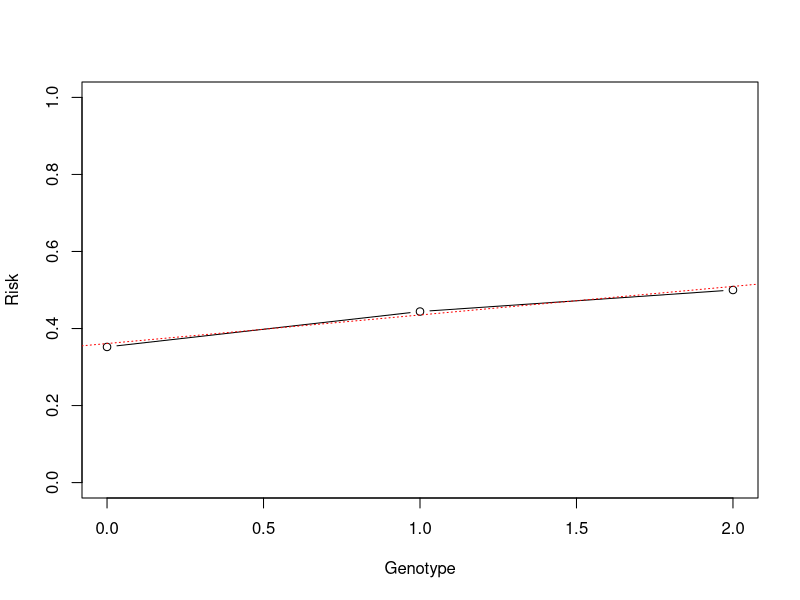

Recreate this plot in R.
#
# Script association analysis
#

Cases    <- c(112,278,150)
Controls <- c(206,348,150)

X <- rbind(Cases,Controls)
rownames(X) <- c("Cases","Controls")
colnames(X) <- c("MM","Mm","mm")

X
rowSums(X)
n <- sum(X)
n

Y <- cbind(2*X[,1]+X[,2],2*X[,3]+X[,2])
colnames(Y) <- c("M","m")
Y

sum(Y)
rowSums(Y)

#
# Alleles test
#

results <- chisq.test(Y,correct=FALSE)
results$expected

fisher.test(Y)

Y

or <- (Y[1,1]*Y[2,2])/(Y[1,2]*Y[2,1])
or

se.lor <- sqrt(sum(1/Y))
se.lor

ll.logodds <- log(or) - qnorm(0.975)*se.lor
ul.logodds <- log(or) + qnorm(0.975)*se.lor

ll.odds <- exp(ll.logodds)
ul.odds <- exp(ul.logodds)

ll.odds
ul.odds

#
# Armitage trend test
#

X

Cases
Controls
cas <- rep(c(0,1,2),Cases)
con <- rep(c(0,1,2),Controls)

x <- c(rep(1,sum(Cases)),
       rep(0,sum(Controls)))

y <- c(cas,con)

length(x)
length(y)

r <- cor(x,y)
r
n
A <- n*(r^2)
A

pvalue <- pchisq(A,df=1,lower.tail=FALSE)
pvalue

#
# Plot of risk as function of genotype
#

X

total.genotype.counts <- colSums(X)
total.genotype.counts

risk <- Cases/total.genotype.counts
risk

plot(c(0,1,2),risk,ylim=c(0,1),type="b",
xlab="Genotype",ylab="Risk")

lm1 <- lm(x~y)
summary(lm1)
abline(coefficients(lm1),lty="dotted",col="red")

#
# Co-dominant model
#

chisq.test(X)
fisher.test(X)

#
# Dominant model
#

X
Z <- cbind(X[,1],X[,2]+X[,3])
colnames(Z) <- c("MM","not MM")

chisq.test(Z,correct=FALSE) 

#
# Recessive model
#

W <- cbind(X[,1]+X[,2],X[,3])
colnames(W) <- c("not mm","mm")
chisq.test(W)

#
# Logistic regression
#

y
x

newy <- x
newx <- y
newx

#
# Genotype treated as quantitative
#

out.lm <- glm(newy~newx, 
          family = binomial(link = "logit"))


summary(out.lm)
b <- coefficients(out.lm)
b

OR <- exp(b[2])
OR

V <- vcov(out.lm)
se <- sqrt(diag(V))
se

ll <- b[2]-qnorm(0.975)*se[2]
ul <- b[2]+qnorm(0.975)*se[2]

ll.or <- exp(ll)
ul.or <- exp(ul)

OR
ll.or
ul.or

#
# Genotype as qualitative
#

newx

x.cat <- rep(NA,length(newx))
x.cat[newx==0] <- "MM"
x.cat[newx==1] <- "Mm"
x.cat[newx==2] <- "mm"

table(x.cat)

X

x.cat <- factor(x.cat)
x.cat

out1.lm <- glm(newy~x.cat, 
          family = binomial(link = "logit"))


summary(out1.lm)
b <- coefficients(out1.lm)
b

ORs <- exp(b)
ORs















